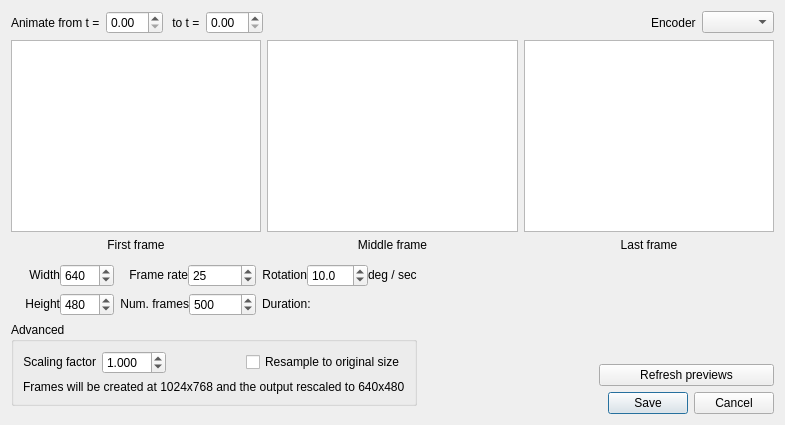
<?xml version="1.0" encoding="UTF-8"?>
<ui version="4.0">
 <class>MovieDialog</class>
 <widget class="QDialog" name="MovieDialog">
  <property name="geometry">
   <rect>
    <x>0</x>
    <y>0</y>
    <width>785</width>
    <height>425</height>
   </rect>
  </property>
  <property name="windowTitle">
   <string>Movie</string>
  </property>
  <layout class="QGridLayout" name="gridLayout_2">
   <item row="2" column="0">
    <layout class="QHBoxLayout" name="horizontalLayout_7">
     <item>
      <layout class="QGridLayout" name="gridLayout">
       <property name="sizeConstraint">
        <enum>QLayout::SetDefaultConstraint</enum>
       </property>
       <property name="horizontalSpacing">
        <number>6</number>
       </property>
       <property name="verticalSpacing">
        <number>0</number>
       </property>
       <item row="0" column="0">
        <layout class="QHBoxLayout" name="horizontalLayout_4">
         <item>
          <widget class="QLabel" name="label_7">
           <property name="sizePolicy">
            <sizepolicy hsizetype="Preferred" vsizetype="Fixed">
             <horstretch>0</horstretch>
             <verstretch>0</verstretch>
            </sizepolicy>
           </property>
           <property name="text">
            <string>Width</string>
           </property>
           <property name="alignment">
            <set>Qt::AlignRight|Qt::AlignTrailing|Qt::AlignVCenter</set>
           </property>
          </widget>
         </item>
         <item>
          <widget class="QSpinBox" name="widthSpinner">
           <property name="minimum">
            <number>1</number>
           </property>
           <property name="maximum">
            <number>9000</number>
           </property>
           <property name="value">
            <number>640</number>
           </property>
          </widget>
         </item>
        </layout>
       </item>
       <item row="1" column="0">
        <layout class="QHBoxLayout" name="horizontalLayout_5">
         <item>
          <widget class="QLabel" name="label_8">
           <property name="sizePolicy">
            <sizepolicy hsizetype="Preferred" vsizetype="Fixed">
             <horstretch>0</horstretch>
             <verstretch>0</verstretch>
            </sizepolicy>
           </property>
           <property name="text">
            <string>Height</string>
           </property>
           <property name="alignment">
            <set>Qt::AlignRight|Qt::AlignTrailing|Qt::AlignVCenter</set>
           </property>
          </widget>
         </item>
         <item>
          <widget class="QSpinBox" name="heightSpinner">
           <property name="minimum">
            <number>1</number>
           </property>
           <property name="maximum">
            <number>8000</number>
           </property>
           <property name="value">
            <number>480</number>
           </property>
          </widget>
         </item>
        </layout>
       </item>
       <item row="1" column="2">
        <widget class="QLabel" name="durationLabel">
         <property name="sizePolicy">
          <sizepolicy hsizetype="Preferred" vsizetype="Fixed">
           <horstretch>0</horstretch>
           <verstretch>0</verstretch>
          </sizepolicy>
         </property>
         <property name="text">
          <string>Duration:</string>
         </property>
        </widget>
       </item>
       <item row="2" column="0" colspan="3">
        <layout class="QHBoxLayout" name="horizontalLayout_9">
         <item>
          <widget class="QGroupBox" name="groupBox">
           <property name="sizePolicy">
            <sizepolicy hsizetype="Preferred" vsizetype="Fixed">
             <horstretch>0</horstretch>
             <verstretch>0</verstretch>
            </sizepolicy>
           </property>
           <property name="title">
            <string>Advanced</string>
           </property>
           <property name="flat">
            <bool>false</bool>
           </property>
           <property name="checkable">
            <bool>false</bool>
           </property>
           <layout class="QVBoxLayout" name="verticalLayout_6">
            <item>
             <layout class="QHBoxLayout" name="horizontalLayout_10">
              <item>
               <widget class="QLabel" name="label_13">
                <property name="sizePolicy">
                 <sizepolicy hsizetype="Preferred" vsizetype="Fixed">
                  <horstretch>0</horstretch>
                  <verstretch>0</verstretch>
                 </sizepolicy>
                </property>
                <property name="text">
                 <string>Scaling factor</string>
                </property>
                <property name="alignment">
                 <set>Qt::AlignRight|Qt::AlignTrailing|Qt::AlignVCenter</set>
                </property>
               </widget>
              </item>
              <item>
               <widget class="QDoubleSpinBox" name="scaleSpinner">
                <property name="decimals">
                 <number>3</number>
                </property>
                <property name="minimum">
                 <double>0.010000000000000</double>
                </property>
                <property name="singleStep">
                 <double>0.100000000000000</double>
                </property>
                <property name="value">
                 <double>1.000000000000000</double>
                </property>
               </widget>
              </item>
              <item>
               <spacer name="horizontalSpacer_3">
                <property name="orientation">
                 <enum>Qt::Horizontal</enum>
                </property>
                <property name="sizeHint" stdset="0">
                 <size>
                  <width>40</width>
                  <height>20</height>
                 </size>
                </property>
               </spacer>
              </item>
              <item>
               <widget class="QCheckBox" name="resampleCheckBox">
                <property name="text">
                 <string>Resample to original size</string>
                </property>
               </widget>
              </item>
             </layout>
            </item>
            <item>
             <widget class="QLabel" name="outputLabel">
              <property name="text">
               <string>Frames will be created at 1024x768 and the output rescaled to 640x480</string>
              </property>
             </widget>
            </item>
           </layout>
          </widget>
         </item>
        </layout>
       </item>
       <item row="0" column="2">
        <layout class="QHBoxLayout" name="horizontalLayout_3">
         <item>
          <widget class="QLabel" name="label_6">
           <property name="sizePolicy">
            <sizepolicy hsizetype="Preferred" vsizetype="Fixed">
             <horstretch>0</horstretch>
             <verstretch>0</verstretch>
            </sizepolicy>
           </property>
           <property name="text">
            <string>Rotation</string>
           </property>
           <property name="alignment">
            <set>Qt::AlignRight|Qt::AlignTrailing|Qt::AlignVCenter</set>
           </property>
          </widget>
         </item>
         <item>
          <widget class="QDoubleSpinBox" name="rotationSpinner">
           <property name="suffix">
            <string/>
           </property>
           <property name="decimals">
            <number>1</number>
           </property>
           <property name="minimum">
            <double>-180.000000000000000</double>
           </property>
           <property name="maximum">
            <double>180.000000000000000</double>
           </property>
           <property name="singleStep">
            <double>0.100000000000000</double>
           </property>
           <property name="value">
            <double>10.000000000000000</double>
           </property>
          </widget>
         </item>
         <item>
          <widget class="QLabel" name="label_9">
           <property name="sizePolicy">
            <sizepolicy hsizetype="Preferred" vsizetype="Fixed">
             <horstretch>0</horstretch>
             <verstretch>0</verstretch>
            </sizepolicy>
           </property>
           <property name="text">
            <string>deg / sec</string>
           </property>
          </widget>
         </item>
        </layout>
       </item>
       <item row="1" column="1">
        <layout class="QHBoxLayout" name="horizontalLayout_2">
         <item>
          <widget class="QLabel" name="label_2">
           <property name="sizePolicy">
            <sizepolicy hsizetype="Preferred" vsizetype="Fixed">
             <horstretch>0</horstretch>
             <verstretch>0</verstretch>
            </sizepolicy>
           </property>
           <property name="text">
            <string>Num. frames</string>
           </property>
           <property name="alignment">
            <set>Qt::AlignRight|Qt::AlignTrailing|Qt::AlignVCenter</set>
           </property>
          </widget>
         </item>
         <item>
          <widget class="QSpinBox" name="nframesSpinner">
           <property name="minimum">
            <number>2</number>
           </property>
           <property name="maximum">
            <number>100000</number>
           </property>
           <property name="value">
            <number>500</number>
           </property>
          </widget>
         </item>
        </layout>
       </item>
       <item row="0" column="1">
        <layout class="QHBoxLayout" name="horizontalLayout">
         <item>
          <widget class="QLabel" name="label">
           <property name="sizePolicy">
            <sizepolicy hsizetype="Preferred" vsizetype="Fixed">
             <horstretch>0</horstretch>
             <verstretch>0</verstretch>
            </sizepolicy>
           </property>
           <property name="text">
            <string>Frame rate</string>
           </property>
           <property name="alignment">
            <set>Qt::AlignRight|Qt::AlignTrailing|Qt::AlignVCenter</set>
           </property>
          </widget>
         </item>
         <item>
          <widget class="QSpinBox" name="fpsSpinner">
           <property name="minimum">
            <number>1</number>
           </property>
           <property name="maximum">
            <number>60</number>
           </property>
           <property name="value">
            <number>25</number>
           </property>
          </widget>
         </item>
        </layout>
       </item>
      </layout>
     </item>
     <item>
      <spacer name="horizontalSpacer">
       <property name="orientation">
        <enum>Qt::Horizontal</enum>
       </property>
       <property name="sizeHint" stdset="0">
        <size>
         <width>40</width>
         <height>20</height>
        </size>
       </property>
      </spacer>
     </item>
     <item>
      <layout class="QVBoxLayout" name="verticalLayout_4">
       <item>
        <spacer name="verticalSpacer">
         <property name="orientation">
          <enum>Qt::Vertical</enum>
         </property>
         <property name="sizeHint" stdset="0">
          <size>
           <width>20</width>
           <height>40</height>
          </size>
         </property>
        </spacer>
       </item>
       <item>
        <widget class="QPushButton" name="previewButton">
         <property name="text">
          <string>Refresh previews</string>
         </property>
        </widget>
       </item>
       <item>
        <widget class="QDialogButtonBox" name="buttonBox">
         <property name="orientation">
          <enum>Qt::Horizontal</enum>
         </property>
         <property name="standardButtons">
          <set>QDialogButtonBox::Cancel|QDialogButtonBox::Save</set>
         </property>
        </widget>
       </item>
      </layout>
     </item>
    </layout>
   </item>
   <item row="0" column="0">
    <layout class="QHBoxLayout" name="horizontalLayout_8">
     <item>
      <widget class="QLabel" name="label_10">
       <property name="text">
        <string>Animate from t =</string>
       </property>
      </widget>
     </item>
     <item>
      <widget class="TimeSpinBox" name="starttimeSpinner"/>
     </item>
     <item>
      <widget class="QLabel" name="label_11">
       <property name="text">
        <string> to t =</string>
       </property>
      </widget>
     </item>
     <item>
      <widget class="TimeSpinBox" name="endtimeSpinner"/>
     </item>
     <item>
      <spacer name="horizontalSpacer_2">
       <property name="orientation">
        <enum>Qt::Horizontal</enum>
       </property>
       <property name="sizeHint" stdset="0">
        <size>
         <width>40</width>
         <height>20</height>
        </size>
       </property>
      </spacer>
     </item>
     <item>
      <widget class="QLabel" name="label_12">
       <property name="text">
        <string>Encoder</string>
       </property>
      </widget>
     </item>
     <item>
      <widget class="QComboBox" name="encoderComboBox">
       <property name="insertPolicy">
        <enum>QComboBox::InsertAtTop</enum>
       </property>
      </widget>
     </item>
    </layout>
   </item>
   <item row="1" column="0">
    <layout class="QHBoxLayout" name="horizontalLayout_6">
     <item>
      <layout class="QVBoxLayout" name="verticalLayout">
       <item>
        <widget class="QGraphicsView" name="firstView">
         <property name="verticalScrollBarPolicy">
          <enum>Qt::ScrollBarAlwaysOff</enum>
         </property>
         <property name="horizontalScrollBarPolicy">
          <enum>Qt::ScrollBarAlwaysOff</enum>
         </property>
        </widget>
       </item>
       <item>
        <widget class="QLabel" name="label_3">
         <property name="text">
          <string>First frame</string>
         </property>
         <property name="alignment">
          <set>Qt::AlignCenter</set>
         </property>
        </widget>
       </item>
      </layout>
     </item>
     <item>
      <layout class="QVBoxLayout" name="verticalLayout_2">
       <item>
        <widget class="QGraphicsView" name="midView">
         <property name="verticalScrollBarPolicy">
          <enum>Qt::ScrollBarAlwaysOff</enum>
         </property>
         <property name="horizontalScrollBarPolicy">
          <enum>Qt::ScrollBarAlwaysOff</enum>
         </property>
        </widget>
       </item>
       <item>
        <widget class="QLabel" name="label_4">
         <property name="text">
          <string>Middle frame</string>
         </property>
         <property name="alignment">
          <set>Qt::AlignCenter</set>
         </property>
        </widget>
       </item>
      </layout>
     </item>
     <item>
      <layout class="QVBoxLayout" name="verticalLayout_3">
       <item>
        <widget class="QGraphicsView" name="lastView">
         <property name="verticalScrollBarPolicy">
          <enum>Qt::ScrollBarAlwaysOff</enum>
         </property>
         <property name="horizontalScrollBarPolicy">
          <enum>Qt::ScrollBarAlwaysOff</enum>
         </property>
        </widget>
       </item>
       <item>
        <widget class="QLabel" name="label_5">
         <property name="text">
          <string>Last frame</string>
         </property>
         <property name="alignment">
          <set>Qt::AlignCenter</set>
         </property>
        </widget>
       </item>
      </layout>
     </item>
    </layout>
   </item>
  </layout>
 </widget>
 <customwidgets>
  <customwidget>
   <class>TimeSpinBox</class>
   <extends>QDoubleSpinBox</extends>
   <header>steamshovel/TimeSpinBox.h</header>
  </customwidget>
 </customwidgets>
 <resources/>
 <connections>
  <connection>
   <sender>buttonBox</sender>
   <signal>accepted()</signal>
   <receiver>MovieDialog</receiver>
   <slot>accept()</slot>
   <hints>
    <hint type="sourcelabel">
     <x>248</x>
     <y>254</y>
    </hint>
    <hint type="destinationlabel">
     <x>157</x>
     <y>274</y>
    </hint>
   </hints>
  </connection>
  <connection>
   <sender>buttonBox</sender>
   <signal>rejected()</signal>
   <receiver>MovieDialog</receiver>
   <slot>reject()</slot>
   <hints>
    <hint type="sourcelabel">
     <x>316</x>
     <y>260</y>
    </hint>
    <hint type="destinationlabel">
     <x>286</x>
     <y>274</y>
    </hint>
   </hints>
  </connection>
 </connections>
</ui>
